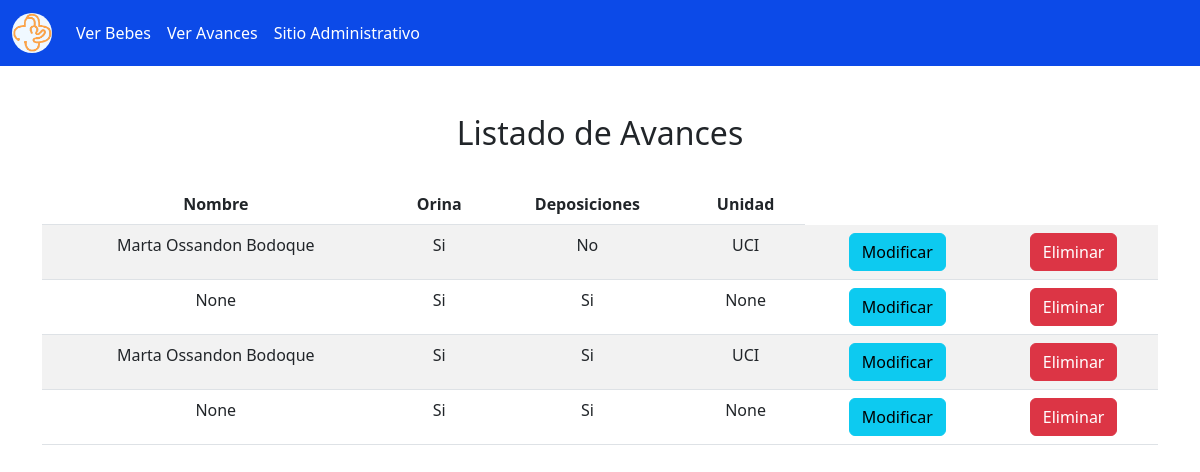
/Avances/, run on the app's committed database.
### Hospital/models.py (models this page shows)
class AvanceDiario(models.Model):
    peso=models.PositiveSmallIntegerField(default=1,blank=True,editable=True)
    tolerancia_choices=(('Buena','Buena'),('Mala','Mala'),('Regular','Regular'))
    tolerancia=models.CharField(max_length=7,null=True,blank=True,editable=True,default='Regular',choices=tolerancia_choices)
    unidad_choices=(('UCI','UCI'),('UTI','UTI'))
    unidad =models.CharField(max_length=3,null=True,blank=True,editable=True,default='EN CAMBIO',choices=unidad_choices)
    cama = models.IntegerField(null=True,blank=True,editable=True,default=1)
    sino_choices = (('Si','Si'),('No','No'))
    orina=models.CharField(max_length=2,null=True,blank=True,editable=True,default='Si',choices=sino_choices)
    deposiciones = models.CharField(max_length=2,null=True,blank=True,editable=True,default='Si',choices=sino_choices)
    bebe = models.ForeignKey(Bebe, null=True,blank=True,editable=True,on_delete=models.PROTECT)
    current_date = datetime.date.today()
    fecha   =models.DateField(default=current_date,blank=True,editable=True)

class Bebe(models.Model):
    current_date = datetime.date.today()
    t =time.localtime()
    current_time = time.strftime("%H:%M:%S",t)
    madre = models.ForeignKey(User, null=True,blank=True,editable=True,to_field="username",on_delete=models.PROTECT,default='SIN MADRE',related_name='%(class)s_madre')
    padre = models.ForeignKey(User, null=True,blank=True,editable=True,to_field="username",on_delete=models.PROTECT,default='SIN PADRE',related_name='%(class)s_padre')
    choices=(('Masculino','Masculino'),('Femenino','Femenino'))
    sexo = models.CharField(max_length=20,choices=choices,blank=True,editable=True)
    nombre = models.CharField(max_length=20, default="SIN NOMBRE",blank=True,editable=True)
    apellido_paterno   = models.CharField(max_length=30, default="SIN APELLIDO",blank=True,editable=True)
    apellido_materno   =models.CharField(max_length=30,default="SIN APELLIDO",blank=True,editable=True)
    fecha_nacimiento   =models.DateField(default=current_date,blank=True,editable=True)
    hora_nacimiento    =models.TimeField(default=current_time,blank=True,editable=True)
    peso               =models.PositiveSmallIntegerField(default=1,blank=True,editable=True)
    talla              =models.FloatField(default=1.0,blank=True,editable=True)
    def __str__(self) :
        texto = "{0} {1} {2}"
        return texto.format(self.nombre,self.apellido_paterno,self.apellido_materno)

### Hospital/views.py (the view)
# urls.py: path('Avances/',views.Avances, name="verAvances"),
def Avances(request):
    listAvances = AvanceDiario.objects.all()
    return render(request,'Hospital/verAvances.html',{"Avances":listAvances})

### Hospital/templates/Hospital/verAvances.html (shortened to what this page needs)
{%  extends 'Hospital/base.html' %}
{% load static %}
{% block content %}
<div class="container py-4">
    <div class="row">
        <div class="col-md-12">
            <h2>Listado de Avances</h2>
            <div class="table-responsive">
                <table class="table table-striped">
                    <thead>
                        <tr>
                            <th>Nombre</th>
                            <th>Orina</th>
                            <th>Deposiciones</th>
                            <th>Unidad</th>
                        </tr>
                    </thead>
                    <tbody>
                        {% for i in Avances %}
                        <tr>
                            <td>{{i.bebe}}</td>
                            <td>{{i.orina}}</td>
                            <td>{{i.deposiciones}}</td>
                            <td>{{i.unidad}}</td>
                            <td><a href="{% url 'modificarAvance' i.id %}" class="btn btn-info">Modificar</a></td>
                            <td><a href="{%url 'eliminarAvance' i.id %}" class="btn btn-danger">Eliminar</a></td>
                        </tr>
                        {% endfor %}
                    </tbody>
                </table>
            </div>
        </div>
    </div>
</div>
{% endblock %}

### Hospital/templates/Hospital/base.html (shortened to what this page needs)
{% load static %}
<!DOCTYPE html>
<html lang="es">
<head>
   <link rel="stylesheet" href="{% static 'Hospital/css/bootstrap.css' %}">
   <link rel="stylesheet" href="{% static 'Hospital/css/custom.css' %}">
</head>
<body>
        <nav class="navbar navbar-expand-lg navbar-dark" style="background-color: #0c4ae8;">
            <div class="container-fluid">
                <a class="navbar-brand" href="">
                    <img src="{% static 'Hospital/img/logomain.png'%}" alt="logo" width="40" height="40" id="logoNavbar">
                </a>
                <div class="collapse navbar-collapse" id="navbarNav">
                    <ul class="navbar-nav">
                        <li class="nav-item">
                            <a class="nav-link active" aria-current="page" href="{% url 'VerBebes' %}">Ver Bebes</a>
                        </li>
                        <li class="nav-item">
                            <a class="nav-link active" href="{% url 'verAvances' %}">Ver Avances</a>
                        </li>
                        <li class="nav-item">
                            <a class="nav-link active" href="{% url 'admin:index' %}">Sitio Administrativo</a>
                        </li>
                    </ul>
                </div>
            </div>
        </nav>
        <br>
    {% block content %}
     {% endblock %}
</body>
</html>

### Hospital/static/Hospital/css/custom.css (style rules this page uses)
#logoNavbar { border-radius: 50%; background-color: aliceblue; }
h2,h6,td,tr { text-align: center; }

### data on the page
AvanceDiario: bebe "Marta Ossandon Bodoque", orina "Si", deposiciones "No", unidad "UCI"
AvanceDiario: bebe "None", orina "Si", deposiciones "Si", unidad "None"
AvanceDiario: bebe "Marta Ossandon Bodoque", orina "Si", deposiciones "Si", unidad "UCI"
AvanceDiario: bebe "None", orina "Si", deposiciones "Si", unidad "None"
